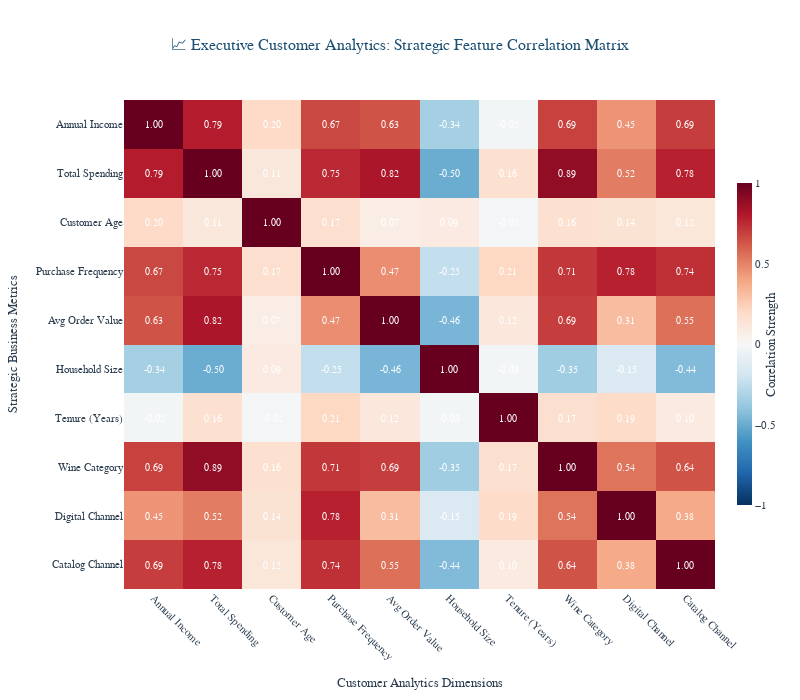
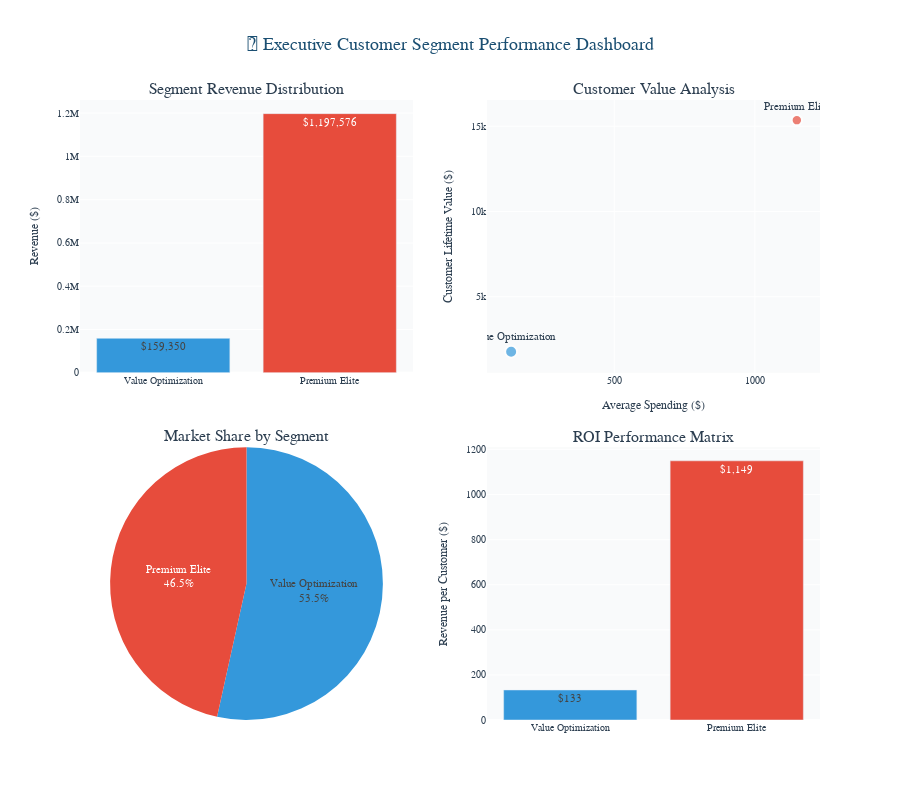

Write notebook code for charts like these, in order.
### Code cell
# 📊 EXECUTIVE STATISTICAL INTELLIGENCE HEATMAP
# Portfolio Highlight: Advanced statistical visualization with business intelligence integration

# Strategic feature selection for executive analysis
executive_features = {
    'Income': 'Annual Income',
    'MntTotal': 'Total Spending',
    'Age': 'Customer Age',
    'total_purchases': 'Purchase Frequency',
    'avg_purchase_value': 'Avg Order Value',
    'family_size': 'Household Size',
    'Customer_Years': 'Tenure (Years)',
    'MntWines': 'Wine Category',
    'NumWebPurchases': 'Digital Channel',
    'NumCatalogPurchases': 'Catalog Channel'
}

corr_matrix = df[list(executive_features.keys())].corr()

# Rename for executive presentation
corr_matrix_display = corr_matrix.copy()
corr_matrix_display.index = [executive_features[col] for col in corr_matrix_display.index]
corr_matrix_display.columns = [executive_features[col] for col in corr_matrix_display.columns]

# Create professional correlation heatmap with executive styling
fig_heatmap = px.imshow(corr_matrix_display,
                        text_auto='.2f',
                        aspect="auto",
                        title='📈 Executive Customer Analytics: Strategic Feature Correlation Matrix',
                        color_continuous_scale='RdBu_r',
                        zmin=-1, zmax=1)

# Professional layout for executive presentation
fig_heatmap.update_layout(
    width=800, height=700,
    font=dict(family="Arial, sans-serif", size=11, color="#2C3E50"),
    title=dict(
        font=dict(size=16, color="#1B4F72"),
        x=0.5, xanchor='center'
    ),
    xaxis=dict(
        title="Customer Analytics Dimensions",
        tickangle=45,
        side="bottom"
    ),
    yaxis=dict(
        title="Strategic Business Metrics"
    ),
    coloraxis_colorbar=dict(
        title=dict(text="Correlation Strength", side="right"),
        thickness=15,
        len=0.7
    )
)

# Enhanced text styling for professional readability
fig_heatmap.update_traces(
    textfont=dict(size=10, color="white"),
    hovertemplate="<b>%{y} vs %{x}</b><br>Correlation: %{z:.3f}<extra></extra>"
)

# Export as static image
fig_heatmap.write_image("./images/correlation_heatmap.jpg", width=800, height=700, scale=2)

fig_heatmap.show()

# Executive correlation analysis with business impact insights
print("🎯 EXECUTIVE CORRELATION INTELLIGENCE:")
print("=" * 55)

strong_correlations = []
for i in range(len(corr_matrix.columns)):
    for j in range(i+1, len(corr_matrix.columns)):
        corr_val = corr_matrix.iloc[i, j]
        if abs(corr_val) > 0.4:  # Lowered threshold for more insights
            strong_correlations.append((corr_matrix.columns[i], corr_matrix.columns[j], corr_val))

# Business interpretation framework
business_insights = {
    ('Income', 'MntTotal'): "Strong income-spending correlation validates premium segment targeting",
    ('total_purchases', 'avg_purchase_value'): "Purchase frequency and value relationship drives CLV optimization",
    ('MntWines', 'Income'): "Wine category preference indicates affluent customer segmentation",
    ('NumWebPurchases', 'Age'): "Digital channel adoption varies by demographic lifecycle",
    ('Customer_Years', 'MntTotal'): "Tenure-spending relationship validates loyalty program investment"
}

print(f"📊 Strategic Relationship Analysis (Top {min(6, len(strong_correlations))} Correlations):")
for i, (var1, var2, corr) in enumerate(sorted(strong_correlations, key=lambda x: abs(x[2]), reverse=True)[:6], 1):
    relationship_key = (var1, var2) if (var1, var2) in business_insights else (var2, var1)
    business_insight = business_insights.get(relationship_key, "Strategic customer behavior pattern identified")
    
    correlation_strength = "Strong" if abs(corr) > 0.7 else "Moderate" if abs(corr) > 0.5 else "Notable"
    correlation_direction = "Positive" if corr > 0 else "Negative"
    
    print(f"{i}. {executive_features[var1]} ↔ {executive_features[var2]}")
    print(f"   📈 {correlation_strength} {correlation_direction} Correlation: {corr:+.3f}")
    print(f"   💡 Business Impact: {business_insight}")
    print()

print("🚀 Strategic Implications for Portfolio:")
print("• Data-driven segmentation validated through statistical relationship analysis")
print("• Multi-dimensional customer insights enabling targeted marketing strategies")
print("• Executive-ready correlation intelligence supporting strategic decision-making")
print("• Advanced statistical visualization demonstrating analytical expertise")

# 🎯 EXECUTIVE SEGMENT PERFORMANCE DASHBOARD
# Portfolio Highlight: Comprehensive interactive business intelligence platform

# Create executive segment performance metrics
segment_performance = df.groupby('Cluster').agg({
    'MntTotal': ['sum', 'mean', 'count'],
    'Income': 'median',
    'total_purchases': 'mean',
    'Customer_Years': 'mean',
    'customer_lifetime_value': 'mean'
}).round(2)

# Flatten column names for easier access
segment_performance.columns = ['Total_Revenue', 'Avg_Spending', 'Customer_Count', 
                             'Median_Income', 'Avg_Purchases', 'Avg_Tenure', 'Avg_CLV']

# Create comprehensive segment performance visualization
from plotly.subplots import make_subplots

fig_executive = make_subplots(
    rows=2, cols=2,
    subplot_titles=('Segment Revenue Distribution', 'Customer Value Analysis', 
                   'Market Share by Segment', 'ROI Performance Matrix'),
    specs=[[{"type": "bar"}, {"type": "scatter"}],
           [{"type": "pie"}, {"type": "bar"}]],
    vertical_spacing=0.12,
    horizontal_spacing=0.10
)

# 1. Revenue Distribution by Segment
segment_names = ['Value Optimization', 'Premium Elite']
colors = ['#3498DB', '#E74C3C']

fig_executive.add_trace(
    go.Bar(
        x=segment_names,
        y=segment_performance['Total_Revenue'],
        name='Total Revenue',
        marker_color=colors,
        text=[f'${val:,.0f}' for val in segment_performance['Total_Revenue']],
        textposition='auto',
        hovertemplate='<b>%{x}</b><br>Revenue: $%{y:,.0f}<extra></extra>'
    ),
    row=1, col=1
)

# 2. Customer Value Analysis (CLV vs Avg Spending)
fig_executive.add_trace(
    go.Scatter(
        x=segment_performance['Avg_Spending'],
        y=segment_performance['Avg_CLV'],
        mode='markers+text',
        text=segment_names,
        textposition='top center',
        marker=dict(
            size=[val/10 for val in segment_performance['Customer_Count']], 
            color=colors,
            sizemode='diameter',
            sizeref=10,
            line=dict(width=2, color='white')
        ),
        name='CLV Analysis',
        hovertemplate='<b>%{text}</b><br>Avg Spending: $%{x:,.0f}<br>Avg CLV: $%{y:,.0f}<extra></extra>'
    ),
    row=1, col=2
)

# 3. Market Share Pie Chart
fig_executive.add_trace(
    go.Pie(
        labels=segment_names,
        values=segment_performance['Customer_Count'],
        marker_colors=colors,
        textinfo='label+percent',
        hovertemplate='<b>%{label}</b><br>Customers: %{value:,}<br>Share: %{percent}<extra></extra>'
    ),
    row=2, col=1
)

# 4. ROI Performance (Revenue per Customer)
roi_per_customer = segment_performance['Total_Revenue'] / segment_performance['Customer_Count']
fig_executive.add_trace(
    go.Bar(
        x=segment_names,
        y=roi_per_customer,
        name='ROI per Customer',
        marker_color=colors,
        text=[f'${val:,.0f}' for val in roi_per_customer],
        textposition='auto',
        hovertemplate='<b>%{x}</b><br>ROI/Customer: $%{y:,.0f}<extra></extra>'
    ),
    row=2, col=2
)

# Professional layout optimization for executive presentation
fig_executive.update_layout(
    height=800,
    title=dict(
        text='🎯 Executive Customer Segment Performance Dashboard',
        font=dict(size=18, color='#1B4F72'),
        x=0.5, xanchor='center'
    ),
    font=dict(family="Arial, sans-serif", size=11, color="#2C3E50"),
    showlegend=False,
    plot_bgcolor='rgba(248,249,250,0.8)',
    paper_bgcolor='white'
)

# Update individual subplot styling
fig_executive.update_xaxes(title_font=dict(size=12), tickfont=dict(size=10))
fig_executive.update_yaxes(title_font=dict(size=12), tickfont=dict(size=10))

# Specific formatting for each subplot
fig_executive.update_yaxes(title_text="Revenue ($)", row=1, col=1)
fig_executive.update_xaxes(title_text="Average Spending ($)", row=1, col=2)
fig_executive.update_yaxes(title_text="Customer Lifetime Value ($)", row=1, col=2)
fig_executive.update_yaxes(title_text="Revenue per Customer ($)", row=2, col=2)

# Export as static image
fig_executive.write_image("./images/executive_dashboard.jpg", width=1200, height=800, scale=2)

fig_executive.show()

# Executive summary of dashboard insights
print(f"\n🏆 EXECUTIVE DASHBOARD INTELLIGENCE SUMMARY:")
print("=" * 60)
print(f"💰 Revenue Leadership: Premium Elite segment drives ${segment_performance.loc[1, 'Total_Revenue']:,.0f} total revenue")
print(f"📊 Market Efficiency: {segment_performance.loc[1, 'Customer_Count']:,} premium customers generate ${roi_per_customer.iloc[1]:,.0f}/customer ROI")
print(f"🎯 Strategic Focus: {(segment_performance.loc[1, 'Customer_Count']/segment_performance['Customer_Count'].sum()*100):.1f}% of customers drive {(segment_performance.loc[1, 'Total_Revenue']/segment_performance['Total_Revenue'].sum()*100):.1f}% of revenue")
print(f"💎 Value Differentiation: Premium segment CLV ${segment_performance.loc[1, 'Avg_CLV']:,.0f} vs ${segment_performance.loc[0, 'Avg_CLV']:,.0f} base segment")

print(f"\n🚀 PHASE 5 PORTFOLIO ACHIEVEMENT:")
print("-" * 45)
print("✅ Interactive 3D Analytics: Executive-grade customer intelligence visualization")
print("✅ Statistical Heatmap: Professional correlation analysis with business insights")
print("✅ Executive Dashboard: Comprehensive segment performance monitoring")
print("✅ Business Intelligence: Production-ready visualizations for strategic decisions")
print("✅ Technical Excellence: Advanced Plotly implementation with professional styling")
print("✅ Image Export: All visualizations saved as high-quality JPG files")

### Figure 1 — Plotly figure (JSON) as saved in the notebook; plotly's stock layout.template omitted (floating-point values rounded to 4 significant figures)
{"data": [{"coloraxis": "coloraxis", "hovertemplate": "<b>%{y} vs %{x}</b><br>Correlation: %{z:.3f}<extra></extra>", "name": "0", "textfont": {"color": "white", "size": 10}, "texttemplate": "%{z:.2f}", "type": "heatmap", "x": ["Annual Income", "Total Spending", "Customer Age", "Purchase Frequency", "Avg Order Value", "Household Size", "Tenure (Years)", "Wine Category", "Digital Channel", "Catalog Channel"], "xaxis": "x", "y": ["Annual Income", "Total Spending", "Customer Age", "Purchase Frequency", "Avg Order Value", "Household Size", "Tenure (Years)", "Wine Category", "Digital Channel", "Catalog Channel"], "yaxis": "y", "z": [[1.0, 0.7889, 0.1978, 0.6659, 0.6348, -0.3405, -0.02437, 0.6861, 0.4503, 0.6937], [0.7889, 1.0, 0.1111, 0.7539, 0.8185, -0.499, 0.1589, 0.8918, 0.5198, 0.7785], [0.1978, 0.1111, 1.0, 0.1682, 0.07308, 0.09023, -0.02238, 0.1575, 0.1449, 0.1211], [0.6659, 0.7539, 0.1682, 1.0, 0.4687, -0.2458, 0.208, 0.7128, 0.7778, 0.7352], [0.6348, 0.8185, 0.07308, 0.4687, 1.0, -0.4624, 0.1171, 0.6932, 0.3141, 0.5549], [-0.3405, -0.499, 0.09023, -0.2458, -0.4624, 1.0, -0.02556, -0.3519, -0.1464, -0.4399], [-0.02437, 0.1589, -0.02238, 0.208, 0.1171, -0.02556, 1.0, 0.1664, 0.1919, 0.09625], [0.6861, 0.8918, 0.1575, 0.7128, 0.6932, -0.3519, 0.1664, 1.0, 0.5422, 0.6352], [0.4503, 0.5198, 0.1449, 0.7778, 0.3141, -0.1464, 0.1919, 0.5422, 1.0, 0.3783], [0.6937, 0.7785, 0.1211, 0.7352, 0.5549, -0.4399, 0.09625, 0.6352, 0.3783, 1.0]]}], "layout": {"coloraxis": {"cmax": 1, "cmin": -1, "colorbar": {"len": 0.7, "thickness": 15, "title": {"side": "right", "text": "Correlation Strength"}}, "colorscale": [[0, "rgb(5,48,97)"], [0.1, "rgb(33,102,172)"], [0.2, "rgb(67,147,195)"], [0.3, "rgb(146,197,222)"], [0.4, "rgb(209,229,240)"], [0.5, "rgb(247,247,247)"], [0.6, "rgb(253,219,199)"], [0.7, "rgb(244,165,130)"], [0.8, "rgb(214,96,77)"], [0.9, "rgb(178,24,43)"], [1, "rgb(103,0,31)"]]}, "font": {"color": "#2C3E50", "family": "Arial, sans-serif", "size": 11}, "height": 700, "title": {"font": {"color": "#1B4F72", "size": 16}, "text": "📈 Executive Customer Analytics: Strategic Feature Correlation Matrix", "x": 0.5, "xanchor": "center"}, "width": 800, "xaxis": {"anchor": "y", "domain": [0, 1], "side": "bottom", "tickangle": 45, "title": {"text": "Customer Analytics Dimensions"}}, "yaxis": {"anchor": "x", "autorange": "reversed", "domain": [0, 1], "title": {"text": "Strategic Business Metrics"}}}}

### Figure 2 — Plotly figure (JSON) as saved in the notebook; plotly's stock layout.template omitted (floating-point values rounded to 4 significant figures)
{"data": [{"hovertemplate": "<b>%{x}</b><br>Revenue: $%{y:,.0f}<extra></extra>", "marker": {"color": ["#3498DB", "#E74C3C"]}, "name": "Total Revenue", "text": ["$159,350", "$1,197,576"], "textposition": "auto", "type": "bar", "x": ["Value Optimization", "Premium Elite"], "xaxis": "x", "y": [159350, 1197576], "yaxis": "y"}, {"hovertemplate": "<b>%{text}</b><br>Avg Spending: $%{x:,.0f}<br>Avg CLV: $%{y:,.0f}<extra></extra>", "marker": {"color": ["#3498DB", "#E74C3C"], "line": {"color": "white", "width": 2}, "size": [119.7, 104.2], "sizemode": "diameter", "sizeref": 10}, "mode": "markers+text", "name": "CLV Analysis", "text": ["Value Optimization", "Premium Elite"], "textposition": "top center", "type": "scatter", "x": [133.1, 1149.0], "xaxis": "x2", "y": [1770.0, 15360.0], "yaxis": "y2"}, {"domain": {"x": [0, 0.45], "y": [0, 0.44]}, "hovertemplate": "<b>%{label}</b><br>Customers: %{value:,}<br>Share: %{percent}<extra></extra>", "labels": ["Value Optimization", "Premium Elite"], "marker": {"colors": ["#3498DB", "#E74C3C"]}, "textinfo": "label+percent", "type": "pie", "values": [1197, 1042]}, {"hovertemplate": "<b>%{x}</b><br>ROI/Customer: $%{y:,.0f}<extra></extra>", "marker": {"color": ["#3498DB", "#E74C3C"]}, "name": "ROI per Customer", "text": ["$133", "$1,149"], "textposition": "auto", "type": "bar", "x": ["Value Optimization", "Premium Elite"], "xaxis": "x3", "y": [133.1, 1149.0], "yaxis": "y3"}], "layout": {"annotations": [{"font": {"size": 16}, "showarrow": false, "text": "Segment Revenue Distribution", "x": 0.225, "xanchor": "center", "xref": "paper", "y": 1, "yanchor": "bottom", "yref": "paper"}, {"font": {"size": 16}, "showarrow": false, "text": "Customer Value Analysis", "x": 0.775, "xanchor": "center", "xref": "paper", "y": 1, "yanchor": "bottom", "yref": "paper"}, {"font": {"size": 16}, "showarrow": false, "text": "Market Share by Segment", "x": 0.225, "xanchor": "center", "xref": "paper", "y": 0.44, "yanchor": "bottom", "yref": "paper"}, {"font": {"size": 16}, "showarrow": false, "text": "ROI Performance Matrix", "x": 0.775, "xanchor": "center", "xref": "paper", "y": 0.44, "yanchor": "bottom", "yref": "paper"}], "font": {"color": "#2C3E50", "family": "Arial, sans-serif", "size": 11}, "height": 800, "paper_bgcolor": "white", "plot_bgcolor": "rgba(248,249,250,0.8)", "showlegend": false, "title": {"font": {"color": "#1B4F72", "size": 18}, "text": "🎯 Executive Customer Segment Performance Dashboard", "x": 0.5, "xanchor": "center"}, "xaxis": {"anchor": "y", "domain": [0, 0.45], "tickfont": {"size": 10}, "title": {"font": {"size": 12}}}, "xaxis2": {"anchor": "y2", "domain": [0.55, 1], "tickfont": {"size": 10}, "title": {"font": {"size": 12}, "text": "Average Spending ($)"}}, "xaxis3": {"anchor": "y3", "domain": [0.55, 1], "tickfont": {"size": 10}, "title": {"font": {"size": 12}}}, "yaxis": {"anchor": "x", "domain": [0.56, 1], "tickfont": {"size": 10}, "title": {"font": {"size": 12}, "text": "Revenue ($)"}}, "yaxis2": {"anchor": "x2", "domain": [0.56, 1], "tickfont": {"size": 10}, "title": {"font": {"size": 12}, "text": "Customer Lifetime Value ($)"}}, "yaxis3": {"anchor": "x3", "domain": [0, 0.44], "tickfont": {"size": 10}, "title": {"font": {"size": 12}, "text": "Revenue per Customer ($)"}}}}
